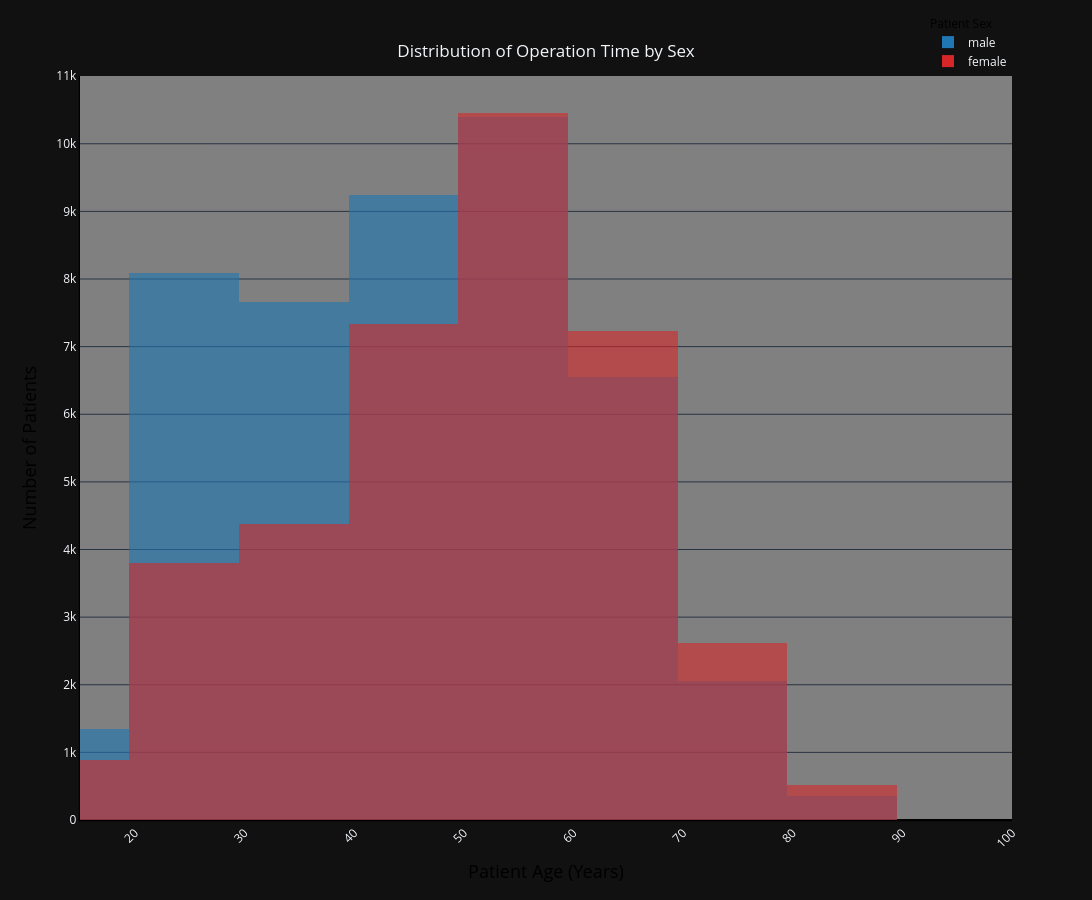

Here is the notebook cell this chart was saved with:
### Markdown cell above
The Plotly library allows for more interactive graphs and dashboards:

### Code cell
import plotly.express as px

fig = px.histogram(
    NSQIP_subset_df_clean,
    x="AGE",
    color="SEX",
    nbins=10,
    barmode="overlay",
    opacity=0.6,
    range_x=[15, 100],
    color_discrete_sequence=['#1f77b4', '#d62728'],
    width=1500,
    height=900,
)

# Update the Graph Settings
fig.update_layout(

    # Legend Settings
    legend=dict(
        title="Patient Sex", # Rename the legend title
        title_font=dict(
            size=12,
            color='black',
        ),
        orientation="v",     # "h" = horizontal, "v" = vertical
        y=1,              # Y>1 moves it above the plot
        x=1,                 # X=1 moves it to the right
        xanchor="right",
        yanchor="bottom"
    ),

    # Graph Title Settings
    title=dict(
      text="Distribution of Operation Time by Sex",
      y=0.95,
      x=0.5,
      xanchor='center',
      yanchor='top',
    ),

    # Background Color
    plot_bgcolor='rgba(240, 240, 240, 0.5)', # Light Gray with 50% opacity

    # X-Axis Settings
    xaxis = dict(
        title="Patient Age (Years)",
        title_font=dict(
            size=18,
            color='black',
        ),
        dtick=10,
        tickangle=-45,
        #showgrid=True,
        #gridcolor='lightgray',
        #gridwidth=1,
        zeroline=True, # Darker line at 0.
        zerolinecolor='black',
        linewidth=1.25, # Thickness of the axis line itself.
        linecolor='black', # Color of the axis line itself.
    ),

    # Y-Axis Settings
    yaxis = dict(
        title="Number of Patients",
        title_font=dict(
            size=18,
            color='black',
        ),
        type='linear',
        dtick=1000,
        zeroline=True,
        zerolinecolor='black',
        linewidth=1.25,
        linecolor='black',
    )
  )
fig.show()

### Figure 1 — Plotly figure (JSON) as saved in the notebook; plotly's stock layout.template omitted (floating-point values rounded to 4 significant figures; data arrays with more than 128 entries replaced by an {"elided": "..."} marker saying what was removed)
{"data": [{"bingroup": "x", "hovertemplate": "SEX=male<br>AGE=%{x}<br>count=%{y}<extra></extra>", "legendgroup": "male", "marker": {"color": "#1f77b4", "opacity": 0.6, "pattern": {"shape": ""}}, "name": "male", "nbinsx": 10, "orientation": "v", "showlegend": true, "x": {"elided": "45711 float values"}, "xaxis": "x", "yaxis": "y", "type": "histogram"}, {"bingroup": "x", "hovertemplate": "SEX=female<br>AGE=%{x}<br>count=%{y}<extra></extra>", "legendgroup": "female", "marker": {"color": "#d62728", "opacity": 0.6, "pattern": {"shape": ""}}, "name": "female", "nbinsx": 10, "orientation": "v", "showlegend": true, "x": {"elided": "37204 float values"}, "xaxis": "x", "yaxis": "y", "type": "histogram"}], "layout": {"xaxis": {"anchor": "y", "domain": [0.0, 1.0], "title": {"text": "Patient Age (Years)", "font": {"size": 18, "color": "black"}}, "range": [15, 100], "dtick": 10, "tickangle": -45, "zeroline": true, "zerolinecolor": "black", "linewidth": 1.25, "linecolor": "black"}, "yaxis": {"anchor": "x", "domain": [0.0, 1.0], "title": {"text": "Number of Patients", "font": {"size": 18, "color": "black"}}, "type": "linear", "dtick": 1000, "zeroline": true, "zerolinecolor": "black", "linewidth": 1.25, "linecolor": "black"}, "legend": {"title": {"text": "Patient Sex", "font": {"size": 12, "color": "black"}}, "tracegroupgap": 0, "orientation": "v", "y": 1, "x": 1, "xanchor": "right", "yanchor": "bottom"}, "margin": {"t": 60}, "barmode": "overlay", "height": 900, "width": 1500, "title": {"text": "Distribution of Operation Time by Sex", "y": 0.95, "x": 0.5, "xanchor": "center", "yanchor": "top"}, "plot_bgcolor": "rgba(240, 240, 240, 0.5)"}}
